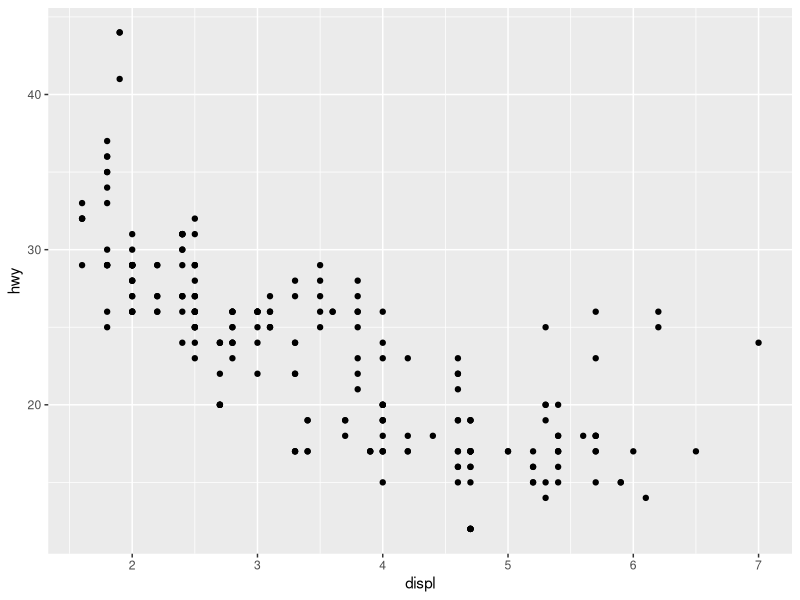
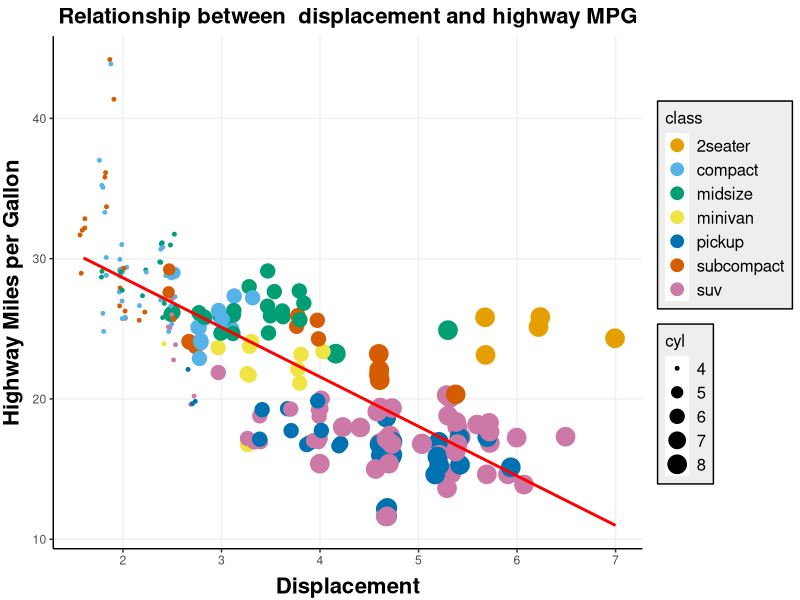

Write R code to recreate these figures, in order.
## ---- chunk 1
knitr::opts_chunk$set(comment = "#", warning = FALSE, message = FALSE)
if (!require(kableExtra)) install.packages("kableExtra"); library(kableExtra)
if (!require(tidyverse)) install.packages("tidyverse") ; library(tidyverse)
if (!require(skimr)) install.packages("skimr") ; library(skimr)
## ---- chunk 2
ggplot(data = mpg) +
  geom_point(mapping = aes(x = displ, y = hwy))
## ---- chunk 3
ggplot(data = mpg, aes(x = displ, y = hwy)) +
  geom_jitter(aes(color = class, 
                 size = cyl)) +
  guides(color = guide_legend(override.aes = list(size = 4))) +
  geom_smooth(method = "lm", se = FALSE, color = "red") +
  labs(title = "Relationship between  displacement and highway MPG",
       x = "Displacement",
       y = "Highway Miles per Gallon") +
  scale_color_manual(values = c("#e69f00", "#56b3e9", "#009e73", "#f0e442", 
                                "#0072b2", "#d55c00", "#cc79a7", "#000000")) +
  theme(
    plot.title = element_text(face = "bold",
                              size = 16,
                              hjust = 0.5),

    axis.title = element_text(face = "bold", size = 16),
    axis.title.x = element_text(vjust = -0.2),
    axis.title.y = element_text(angle = 90, vjust = 2),
    axis.line = element_line(colour = "black"),
    
    panel.background = element_rect(fill ="#ffffff"),
    panel.grid.major = element_line(colour = "#f0f0f0"),
    
    legend.background = element_rect(color = "black", fill = "#EEEEEE"),
    legend.title = element_text(size = 12),
    legend.text = element_text(size = 12),
    
    strip.background = element_rect(colour = "#f0f0f0", fill = "#f0f0f0"),
    strip.text = element_text(face = "bold")
  )
